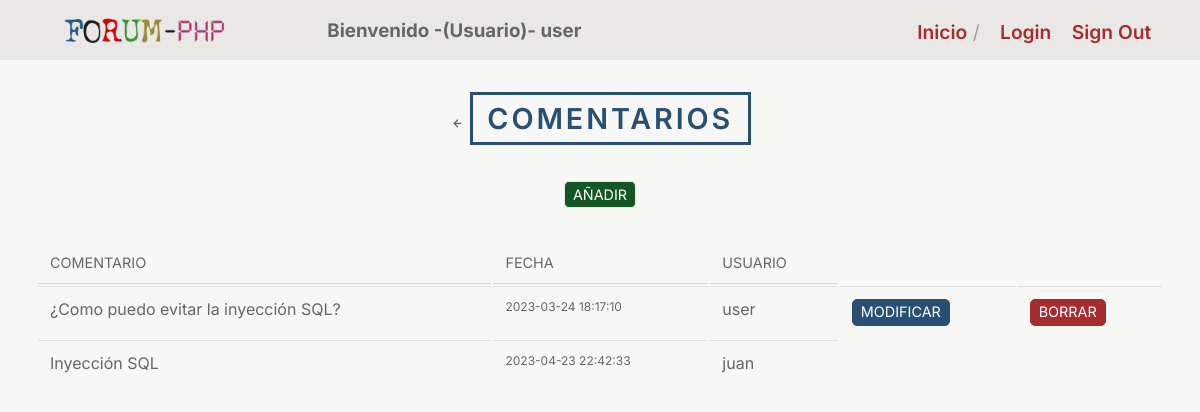
Page /indexPost.php?id=18 (signed in) on the committed database.
### tables this page shows
CREATE TABLE `posts` (
  `post_id` int(8) NOT NULL,
  `post_content` text NOT NULL,
  `post_date` datetime NOT NULL DEFAULT CURRENT_TIMESTAMP ON UPDATE CURRENT_TIMESTAMP,
  `post_topic` int(8) NOT NULL,
  `post_by` int(8) NOT NULL
);

CREATE TABLE `users` (
  `user_id` int(8) NOT NULL,
  `user_name` varchar(20) NOT NULL,
  `user_mail` varchar(50) NOT NULL,
  `user_password` varchar(255) NOT NULL,
  `user_level` int(2) NOT NULL DEFAULT '1'
);

### controller/post_controller.php (called while the page is built, shortened)
<?php
require_once('./domain/Conecction.php');
require_once('./domain/Post.php');
function iniPost($topic_id)
{
  $conection = new Conecction();
  $dbh = $conection->getConection();
  include('view/header_view.php');
  $post = new Post();
  $comentarios = $post->getPosts($dbh, $topic_id);
  include('model/listpost_model.php');
  listPost($dbh, $comentarios, $topic_id);
}
?>

### domain/Post.php (called while the page is built, shortened)
<?php
class Post
{
  public function getPosts($dbh,$topic_id){
      try{
        $stmt = $dbh->prepare("SELECT post_id, post_content, post_date, post_by FROM posts WHERE post_topic = :id ORDER BY post_date ASC" );
        $stmt->bindParam(":id", $topic_id, PDO::PARAM_INT);
        $stmt->execute();
        $comentarios = $stmt->fetchAll(PDO::FETCH_ASSOC);
        return $comentarios;
      } catch (PDOException $e) {
        echo "ERROR: " . $e->getMessage();
        redirect('errorpagePDO_view.php');
    }
  }
}
?>

### view/MemberPost_view.php (the view, shortened to what this page needs)
<?php
require_once('./model/searchUser_model.php');
?>
<tr>
  <td>
    <?= $post['post_content'] ?>
  </td>
  <td style="font-size:75%;">
    <?= $date = $post['post_date']; ?>
  </td>
  <td>
    <?= searchUser($post['post_by'], $dbh); ?>
  </td>
  <?php
  if (isset($_SESSION['user_level']) && ($_SESSION['user_id'] == $post['post_by'])) { ?>
    <td><a href="indexModPost.php?id=<?= $post['post_id'] ?>" class="btn btn-primary">Modificar</a></td>
    <td><a href="indexDelPost.php?id=<?= $post['post_id'] ?>" class="btn btn-danger">Borrar</a></td>
    <?php
  } elseif (($_SESSION['user_level'] == 0) && ($_SESSION['user_id'] == $post['post_by'])) { ?>
    <td><a href="indexModPost.php?id=<?= $post['post_id'] ?>" class="btn btn-primary">Modificar</a></td>
    <td><a href="indexDelPost.php?id=<?= $post['post_id'] ?>" class="btn btn-danger">Borrar</a></td>
    <?php
  } elseif ($_SESSION['user_level'] == 0 && ($_SESSION['user_id'] != $post['post_by'])) { ?>
    <td><a href="indexDelPost.php?id=<?= $post['post_id'] ?>" class="btn btn-danger">Borrar</a></td>
    <?php
  }
  ?>
</tr>

### model/listpost_model.php
<?php
function listPost($dbh, $comentarios, $topic_id)
{
  ?>
  <main class="container">
    <section class="header">
      <a href="#" onclick="window.history.back(); return false;">
        <span class='uil-arrow-left'></span>
      </a>
      <h1>Comentarios</h1>
    </section>
    <table>
      <tr>
        <th>Comentario</th>
        <th>Fecha</th>
        <th>Usuario</th>
        <?php
        foreach ($comentarios as $post) {
          include('./view/MemberPost_view.php');
        }
        ?>
  </main>
  <section class="header">
    <?php
    if ($_SESSION['user_level'] == 0 || $_SESSION['user_level'] == 1) {
      ?>
      <a href="indexAddPost.php?id=<?= $topic_id ?>" class="btn btn-secondary">Añadir</a>
      <?php
    }
    ?>
  </section>
  <?php
}

### model/searchUser_model.php
<?php
function searchUser($id, $dbh)
{
  try {
    $stmt = $dbh->prepare("SELECT user_name FROM users WHERE user_id = :id");
    $stmt->bindParam(":id", $id, PDO::PARAM_INT);
    $stmt->execute();
    $users = $stmt->fetchAll(PDO::FETCH_ASSOC);
    $row = $stmt->rowCount();
    if ($row > 0)
    {
      foreach ($users as $username) {
        $name = $username['user_name'];
        echo $name;
      }
    } else {
      echo '';
    }
  } catch (PDOException $e) {
    echo "ERROR: " . $e->getMessage();
  }
}

### css/styles.css (style rules this page uses)
* { box-sizing: border-box; }
body { margin: 0; color: #666; background-color: #f7f7f5; }
a { color: #666; }
body { font-family: 'Inter', 'Arial', sans-serif; font-size: 100%; }
a { text-decoration: none; }
h1 { font-size: 1.8em; }
h1, h2 { font-weight: 600; margin: 0 0 0.14em 0; }
.container { margin: 0 auto 0 auto; max-width: 94%; }
.header { text-align: center; margin-bottom: 2em; text-transform: uppercase; }
.header h1 { color: #295073; border: 3px solid #295073; letter-spacing: 0.1em; display: inline-block; padding: .2em .5em; }
.btn, .btn-search { color: #fff; background: #295073; display: inline-block; width: min-content; white-space: nowrap; border: 1px solid transparent; border-radius: 5px; padding: .1rem .5rem; line-height: 1.5; vertical-align: middle; text-transform: uppercase; }
.btn { font-size: 0.9rem; }
.btn-primary { background-color: #295073; border-color: #295073; }
.btn-secondary { color: #fff; background: #155724; border-color: #e9e8e6; }
.btn-danger { background-color: #a62d2d; border-color: #a62d2d; }
table { width: 100%; margin-top: 2rem; table-layout: auto; background-color: transparent; border-collapse: separate; }
th { text-align: left; text-transform: uppercase; font-size: 0.9rem; font-weight: normal; border-bottom: 1px solid #d6d6d6; padding: .75rem; vertical-align: top; }
td { padding: .75rem; vertical-align: top; border-top: 1px solid #dee2e6; }

### rows in the picture
posts: post_content "¿Como puedo evitar la inyección SQL?", post_date "2023-03-24 18:17:10"
users: user_name "user"
posts: post_content "Inyección SQL", post_date "2023-04-23 22:42:33"
users: user_name "juan"

### other values in the picture
$_SESSION['user_name'] "user"
